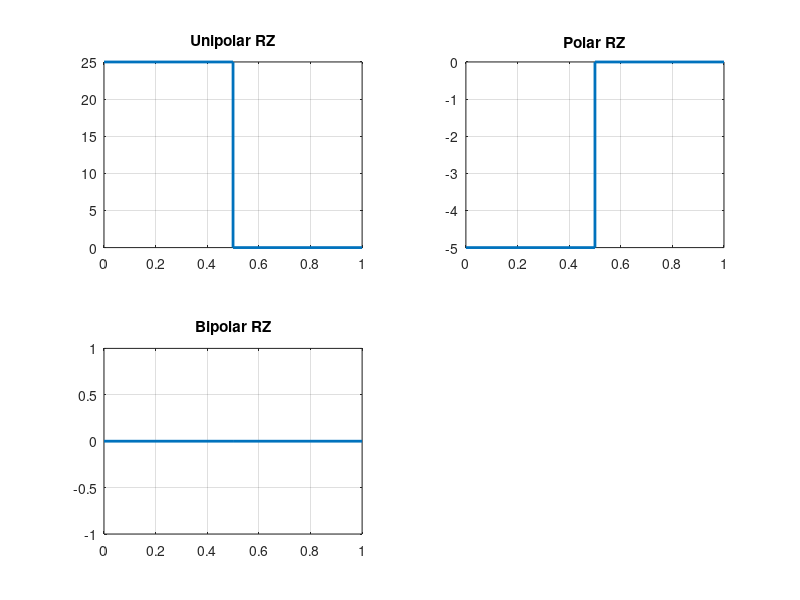

This chart was generated by the following MATLAB code:
clc;
close all;
clear all;
x=input('Enter bit stream:')
a=input('Enter amplitude:')
n=0:0.5:length(x);
%--------------------------------------------------------
j=a.*x;
for k=1:2*length(x)
  if(rem(k,2)==0)
   l(k)=0;
  else
   l(k)=j((k+1)/2);
  endif
endfor 
l(k+1)=l(k)  
subplot(2,2,1)
stairs(n,l,'Linewidth',2)
title('Unipolar RZ')
grid on 
%---------------------------------------------------------  
for i=1:length(x)
  if (x(i)==1)
    j(i)=a;
  else 
    j(i)=-a;  
  endif
endfor
for k=1:2*length(x)
  if(rem(k,2)==0)
   l(k)=0;
  else
   l(k)=j((k+1)/2);
  endif
endfor 
l(k+1)=l(k)  
subplot(2,2,2)
stairs(n,l,'Linewidth',2)
title('Polar RZ')
grid on
%---------------------------------------------------------  
c=0;
for i=1:length(x)
  if(x(i)==1)
    c=c+1;
    if(rem(c,2)==0)
      j(i)=-a;
    else
      j(i)=a;
    endif
  else
    j(i)=0;
  endif
endfor
for k=1:2*length(x)
  if(rem(k,2)==0)
   l(k)=0;
  else
   l(k)=j((k+1)/2);
  endif
endfor 
l(k+1)=l(k)  
subplot(2,2,3)
stairs(n,l,'Linewidth',2)
title('Bipolar RZ')
grid on



